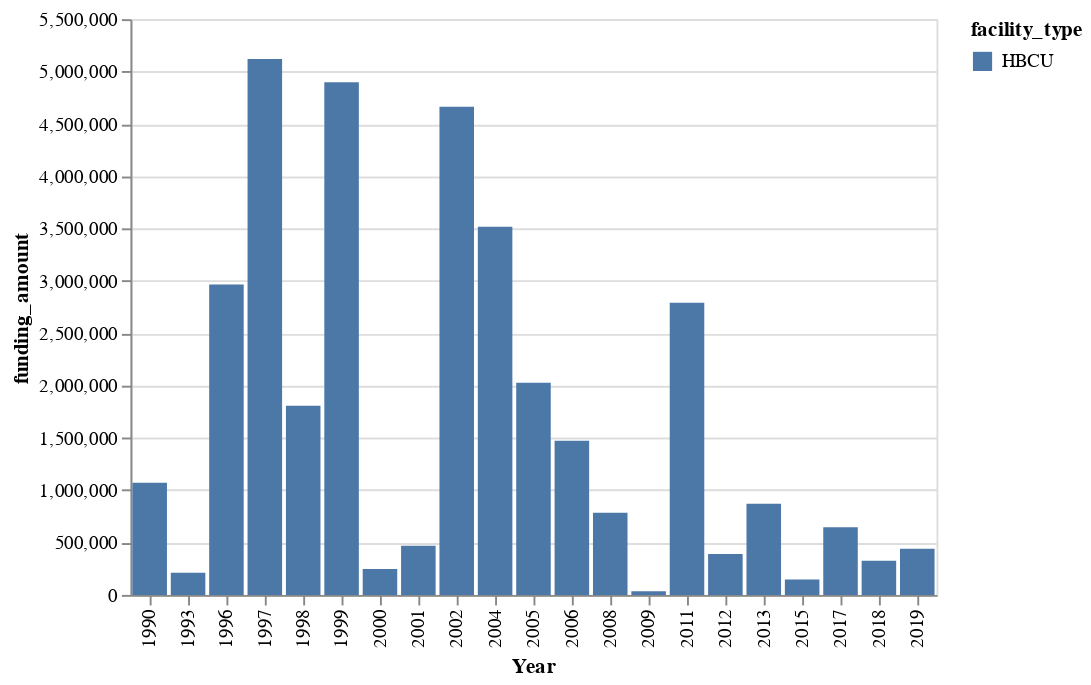

The notebook cell this image was saved under:
### Code cell
alt.Chart(nimhFunding[nimhFunding.facility_type=='HBCU']).mark_bar().encode(
  x='Year:N',
  y='funding_amount:Q',
  color='facility_type:N')

### Figure 1 — Vega-Lite specification as saved in the notebook (floating-point values rounded to 4 significant figures)
{"config": {"view": {"continuousWidth": 400, "continuousHeight": 300}}, "data": {"name": "data-d70a178a86c1b712b40d8722399cf32f"}, "mark": "bar", "encoding": {"color": {"field": "facility_type", "type": "nominal"}, "x": {"field": "Year", "type": "nominal"}, "y": {"field": "funding_amount", "type": "quantitative"}}, "$schema": "https://vega.github.io/schema/vega-lite/v4.17.0.json", "datasets": {"data-d70a178a86c1b712b40d8722399cf32f": [{"Year": "1990", "facility_type": "HBCU", "funding_amount": 1072000.0}, {"Year": "1993", "facility_type": "HBCU", "funding_amount": 211000.0}, {"Year": "1996", "facility_type": "HBCU", "funding_amount": 2966000.0}, {"Year": "1997", "facility_type": "HBCU", "funding_amount": 5120000.0}, {"Year": "1998", "facility_type": "HBCU", "funding_amount": 1807000.0}, {"Year": "1999", "facility_type": "HBCU", "funding_amount": 4898000.0}, {"Year": "2000", "facility_type": "HBCU", "funding_amount": 247300.0}, {"Year": "2001", "facility_type": "HBCU", "funding_amount": 469000.0}, {"Year": "2002", "facility_type": "HBCU", "funding_amount": 4664000.0}, {"Year": "2004", "facility_type": "HBCU", "funding_amount": 3518000.0}, {"Year": "2005", "facility_type": "HBCU", "funding_amount": 2026000.0}, {"Year": "2006", "facility_type": "HBCU", "funding_amount": 1472000.0}, {"Year": "2008", "facility_type": "HBCU", "funding_amount": 785500.0}, {"Year": "2009", "facility_type": "HBCU", "funding_amount": 33900.0}, {"Year": "2011", "facility_type": "HBCU", "funding_amount": 2791000.0}, {"Year": "2012", "facility_type": "HBCU", "funding_amount": 390000.0}, {"Year": "2013", "facility_type": "HBCU", "funding_amount": 871700.0}, {"Year": "2015", "facility_type": "HBCU", "funding_amount": 146200.0}, {"Year": "2017", "facility_type": "HBCU", "funding_amount": 645600.0}, {"Year": "2018", "facility_type": "HBCU", "funding_amount": 326700.0}, {"Year": "2019", "facility_type": "HBCU", "funding_amount": 442000.0}]}}
